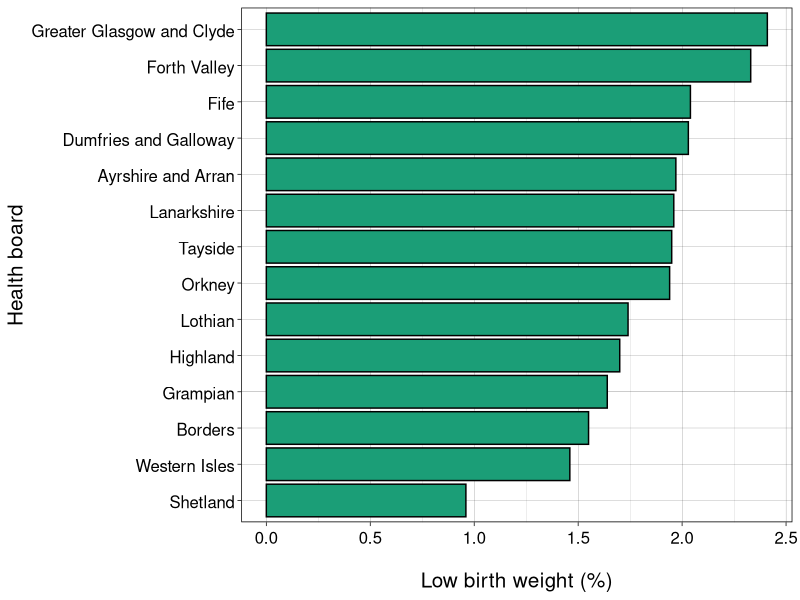
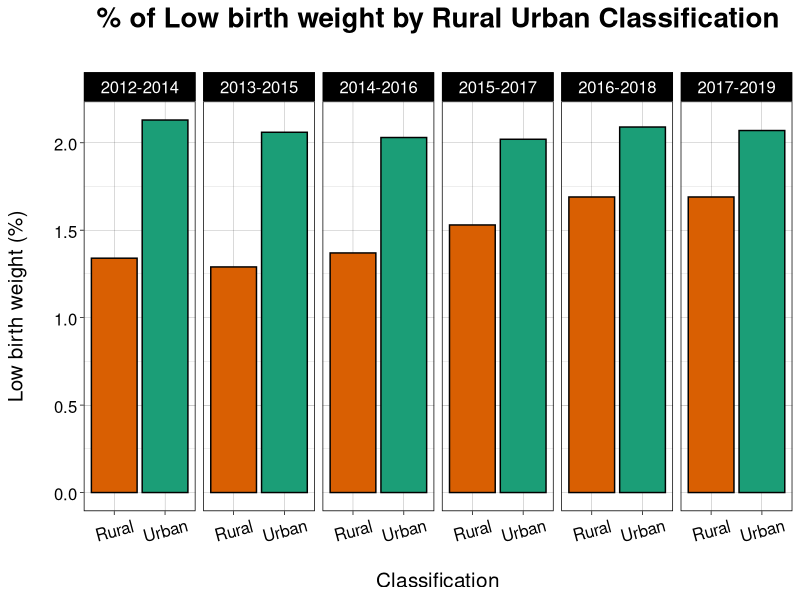
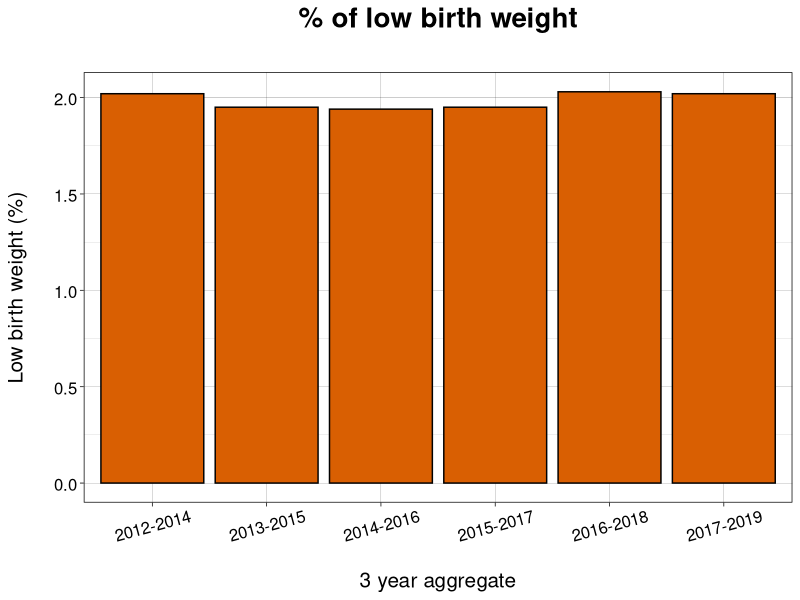
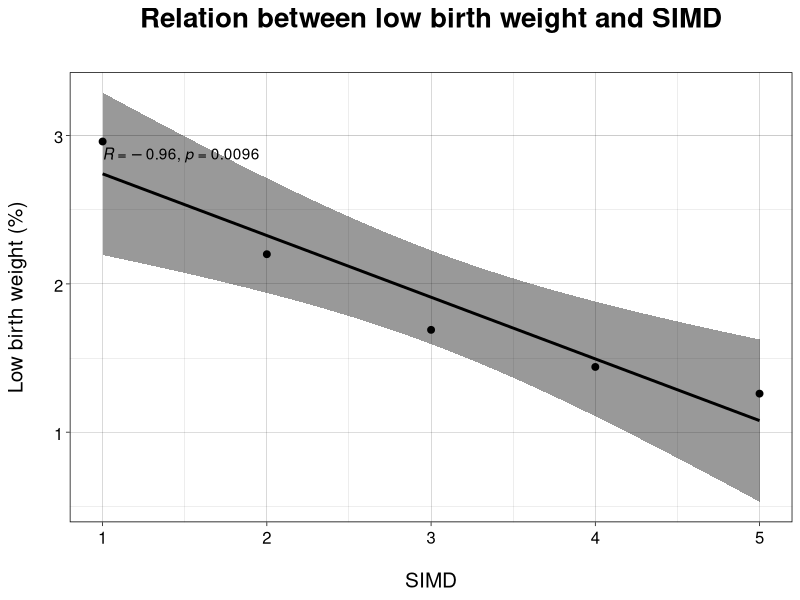
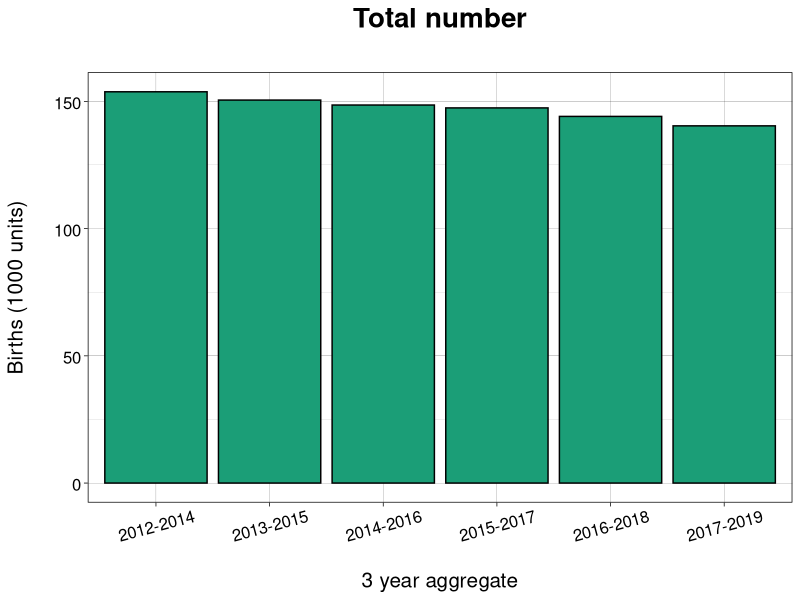

Source code (R) for these figures, in order:
library(tidyverse)
library(ggpubr)

birth_weight <- read_csv("clean_data/birth_weight_summary.csv") 


# 1. calculate the percentage of low weight births by health board
birth_weight_hb <- birth_weight %>% 
  group_by(health_board_name) %>% 
  summarise(percent_lbw_by_hb = 
              round((100*(sum(low_weight_births) / sum(all_births))), 2))

# plot data to the graph
birth_weight_hb_graph <- birth_weight_hb %>% 
  ggplot()+
  aes(x = reorder(health_board_name, percent_lbw_by_hb), y = percent_lbw_by_hb)+
  geom_col(col = "black", fill = "#1b9e77")+
  theme_linedraw()+
  coord_flip()+
  labs(x = "Health board",
       y = "\nLow birth weight (%)")+
       #title = "% of low birth weight by Health Board\n")+
  theme(plot.title = element_text(size = 20, hjust = 0.5, face="bold"),
        axis.text.x = element_text(vjust = 0.6, size = 12),
        axis.title.x = element_text(size = 15, hjust = 0.5),
        axis.text.y = element_text(vjust = 0.6, size = 12),
        axis.title.y = element_text(size = 15, hjust = 0.5))

# 2. calculate the percentage of low weight births by Urban Rural Classification over our time period
birth_weight_ur <- birth_weight %>% 
  group_by(date_code, urban_rural_2_name) %>% 
  summarise(percent_lbw_by_ur = 
              round((100*(sum(low_weight_births) / sum(all_births))), 2))

# plot data to the graph
birth_weight_ur_graph <- birth_weight_ur %>% 
  ggplot()+
  aes(x = urban_rural_2_name, y = percent_lbw_by_ur, fill = urban_rural_2_name) +
  geom_col(col = "black")+
  facet_grid(~date_code)+
  #coord_flip()+
  theme_linedraw()+
  labs(x = "\nClassification",
       y = "Low birth weight (%)\n",
       title = "% of Low birth weight by Rural Urban Classification\n")+
  theme(plot.title = element_text(size = 20, hjust = 0.5, face="bold"),
        axis.text.x = element_text(angle = 15, vjust = 0.6, size = 12),
        axis.title.x = element_text(size = 15, hjust = 0.5),
        axis.text.y = element_text(vjust = 0.6, size = 12),
        axis.title.y = element_text(size = 15, hjust = 0.5),
        strip.text = element_text(size = 12, hjust = 0.5))+
    scale_fill_manual(values = c("#d95f02", "#1b9e77"), guide = FALSE)
  

# 3. calculate the percentage low weight bights by 3 aggregate years
birth_weight_year <- birth_weight %>% 
  group_by(date_code) %>% 
  summarise(percent_lbw_by_year = 
              round((100*(sum(low_weight_births) / sum(all_births))), 2))

# plot data to the graph
birth_weight_year_graph <- birth_weight_year %>% 
  ggplot()+
  aes(x = date_code, y = percent_lbw_by_year, fill = date_code)+
  geom_col(col = "black", fill = "#d95f02")+
  theme_linedraw()+
  labs(x = "\n3 year aggregate",
       y = "Low birth weight (%)\n",
       title = "% of low birth weight\n")+
  theme(plot.title = element_text(size = 20, hjust = 0.5, face="bold"),
        axis.text.x = element_text(angle = 15, vjust = 0.6, size = 12),
        axis.title.x = element_text(size = 15, hjust = 0.5),
        axis.text.y = element_text(vjust = 0.6, size = 12),
        axis.title.y = element_text(size = 15, hjust = 0.5))
    #scale_fill_manual(values = c("#800020", "#800020", "#800020", "#800020", "#800020", "#800020"), guide = FALSE)


# 4. calculate the total number of births
total_births_by_year <- birth_weight %>% 
  group_by(date_code) %>% 
  summarise(sum_births_by_year = sum(all_births/1000))

# plot data to the graph
total_births_by_year_graph <- total_births_by_year %>% 
  ggplot()+
  aes(x = date_code, y = sum_births_by_year)+
  geom_col(col = "black", fill = "#1b9e77")+
  theme_linedraw()+
  labs(x = "\n3 year aggregate",
       y = "Births (1000 units)\n",
       title = "Total number\n")+
  theme(plot.title = element_text(size = 20, hjust = 0.5, face ="bold"),
        axis.text.x = element_text(angle = 15, vjust = 0.6, size = 12),
        axis.title.x = element_text(size = 15, hjust = 0.5),
        axis.text.y = element_text(vjust = 0.6, size = 12),
        axis.title.y = element_text(size = 15, hjust = 0.5))

# 5. correlation between SIMD and percentage of low weight births
correlation_graph <- birth_weight %>%
  group_by(simd_code) %>%
  summarise(percentage_lbw = round((100*(sum(low_weight_births) / sum(all_births))), 2)) %>%
  ggscatter(x = "simd_code", y = "percentage_lbw", 
            add = "reg.line", conf.int = TRUE, 
            cor.coef = TRUE, cor.method = "pearson",
            xlab = "\nSIMD", ylab = "Low birth weight (%)\n")+
  theme_linedraw()+
  labs(title = "Relation between low birth weight and SIMD\n")+
  theme(plot.title = element_text(size = 20, hjust = 0.5, face="bold"),
        axis.text.x = element_text(vjust = 0.6, size = 12),
        axis.title.x = element_text(size = 15, hjust = 0.5),
        axis.text.y = element_text(vjust = 0.6, size = 12),
        axis.title.y = element_text(size = 15, hjust = 0.5))


